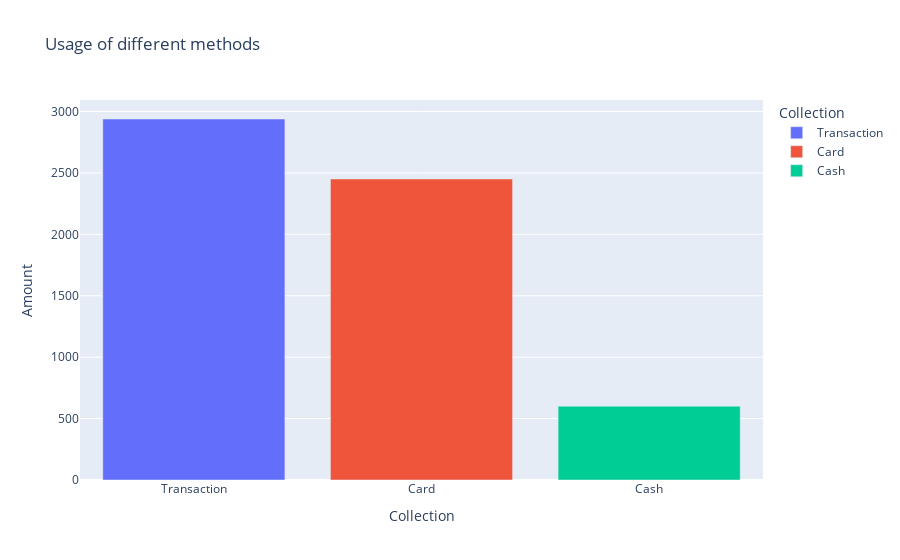

Notebook code for this chart:
### Markdown cell above
Here is a dataframe with selection, that can be narrowed by slider button, presented upwards.

High-cost means that it makes left-sided limit as a minimum.

### Code cell
draw_bar(expensive_df)

### Figure 1 — Plotly figure (JSON) as saved in the notebook; plotly's stock layout.template omitted (floating-point values rounded to 4 significant figures)
{"data": [{"alignmentgroup": "True", "hovertemplate": "Collection=%{x}<br>Amount=%{y}<extra></extra>", "legendgroup": "Transaction", "marker": {"color": "#636efa", "pattern": {"shape": ""}}, "name": "Transaction", "offsetgroup": "Transaction", "orientation": "v", "showlegend": true, "textposition": "auto", "type": "bar", "x": ["Transaction"], "xaxis": "x", "y": [2939], "yaxis": "y"}, {"alignmentgroup": "True", "hovertemplate": "Collection=%{x}<br>Amount=%{y}<extra></extra>", "legendgroup": "Card", "marker": {"color": "#EF553B", "pattern": {"shape": ""}}, "name": "Card", "offsetgroup": "Card", "orientation": "v", "showlegend": true, "textposition": "auto", "type": "bar", "x": ["Card"], "xaxis": "x", "y": [2451], "yaxis": "y"}, {"alignmentgroup": "True", "hovertemplate": "Collection=%{x}<br>Amount=%{y}<extra></extra>", "legendgroup": "Cash", "marker": {"color": "#00cc96", "pattern": {"shape": ""}}, "name": "Cash", "offsetgroup": "Cash", "orientation": "v", "showlegend": true, "textposition": "auto", "type": "bar", "x": ["Cash"], "xaxis": "x", "y": [601], "yaxis": "y"}], "layout": {"barmode": "relative", "legend": {"title": {"text": "Collection"}, "tracegroupgap": 0}, "title": {"text": "Usage of different methods"}, "xaxis": {"anchor": "y", "categoryarray": ["Transaction", "Card", "Cash"], "categoryorder": "array", "domain": [0, 1], "title": {"text": "Collection"}}, "yaxis": {"anchor": "x", "domain": [0, 1], "title": {"text": "Amount"}}}}
